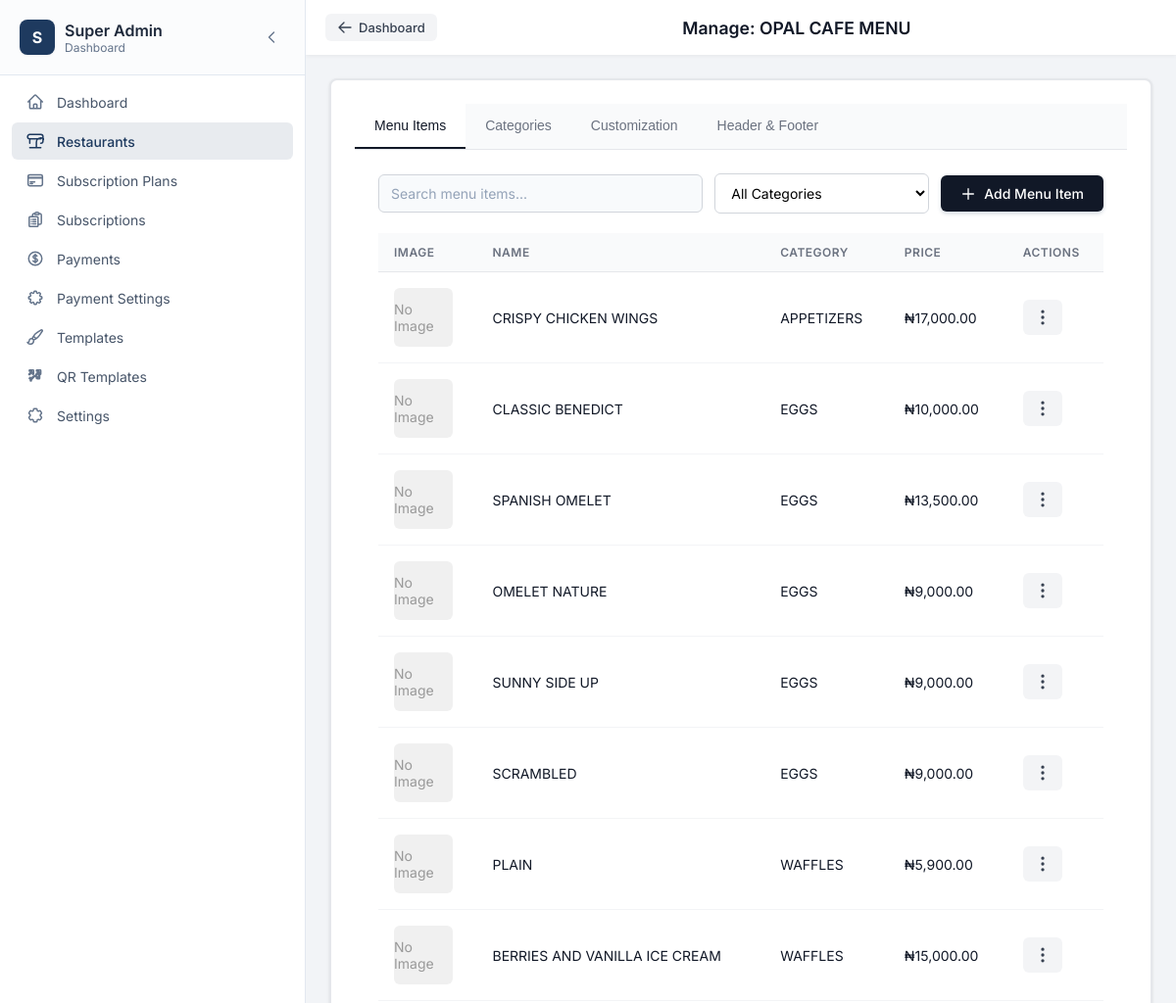
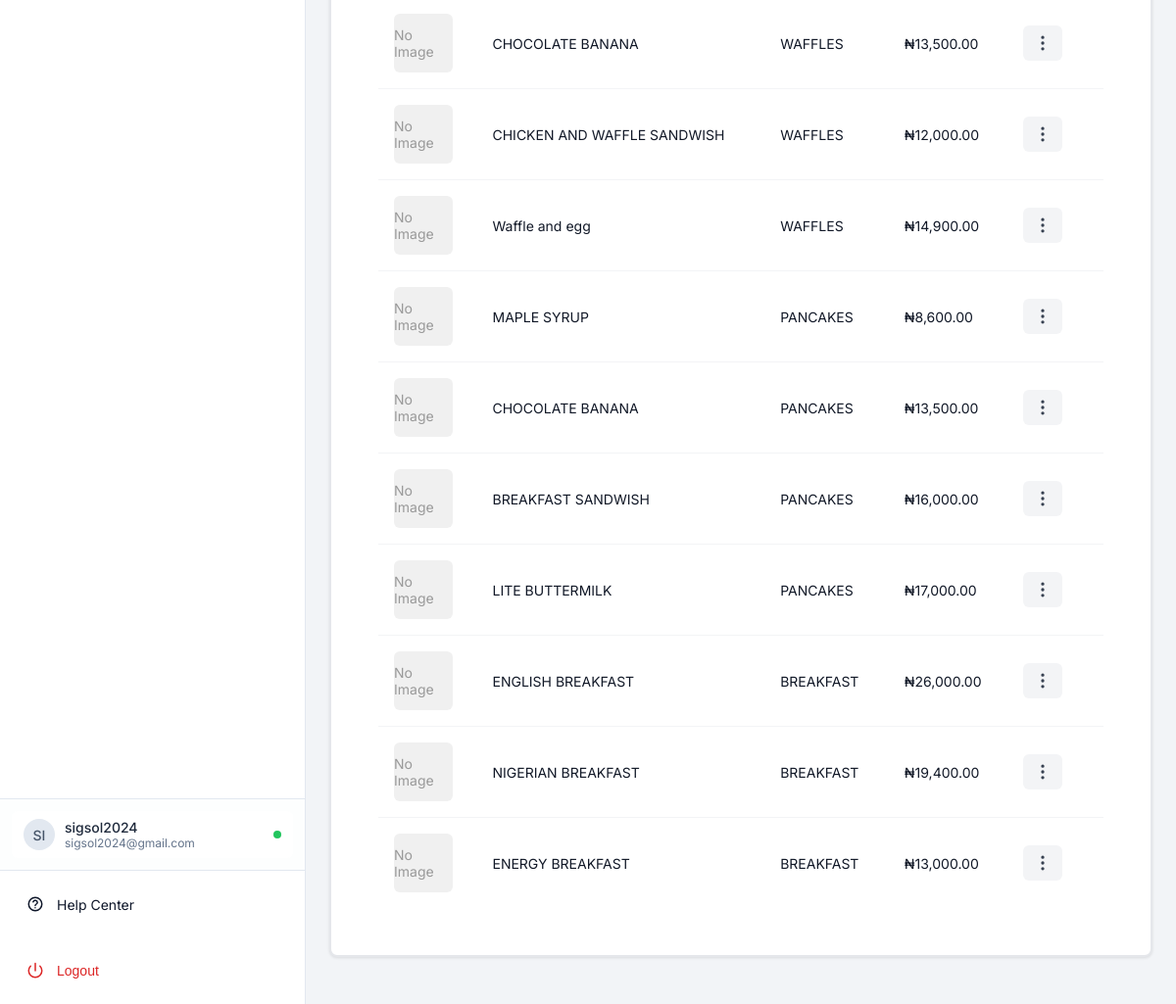
The page /admin/restaurant-view.php?slug=opal-cafe-menu (signed in) on the database its author committed (2 pictures, top to bottom).
### tables this page shows
CREATE TABLE `menu_items` (
  `id` int(11) NOT NULL,
  `restaurant_id` int(11) NOT NULL,
  `category_id` int(11) NOT NULL,
  `name` varchar(255) NOT NULL,
  `slug` varchar(255) NOT NULL,
  `description` text DEFAULT NULL,
  `price` decimal(10,2) NOT NULL,
  `image` varchar(255) DEFAULT NULL,
  `display_order` int(11) DEFAULT 0,
  `is_available` tinyint(1) DEFAULT 1,
  `created_at` timestamp NOT NULL DEFAULT current_timestamp(),
  `updated_at` timestamp NOT NULL DEFAULT current_timestamp() ON UPDATE current_timestamp()
);

CREATE TABLE `categories` (
  `id` int(11) NOT NULL,
  `restaurant_id` int(11) NOT NULL,
  `section_id` int(11) NOT NULL,
  `name` varchar(255) NOT NULL,
  `slug` varchar(255) NOT NULL,
  `image` varchar(255) DEFAULT NULL,
  `description` text DEFAULT NULL,
  `display_order` int(11) DEFAULT 0,
  `is_active` tinyint(1) DEFAULT 1,
  `created_at` timestamp NOT NULL DEFAULT current_timestamp(),
  `updated_at` timestamp NOT NULL DEFAULT current_timestamp() ON UPDATE current_timestamp()
);

### includes/functions.php (called while the page is built, shortened)
<?php
function formatPrice($price, $currency = '₦') {
    $p = (float) $price;
    return $currency . number_format($p, 2);
}

### admin/restaurant-view.php (the view, shortened to what this page needs)
<?php
require_once __DIR__ . '/../includes/functions.php';
$pdo = getDBConnection();
$restaurantSlug = $_GET['slug'] ?? '';
$restaurant = getRestaurantBySlug($restaurantSlug);
$restaurantId = $restaurant['id'];
$allMenuItems = [];
if ($pdo) {
    $stmt = $pdo->prepare("SELECT mi.*, c.name as category_name FROM menu_items mi LEFT JOIN categories c ON mi.category_id = c.id WHERE mi.restaurant_id = ? ORDER BY c.display_order ASC, mi.display_order ASC");
    $stmt->execute([$restaurantId]);
    $allMenuItems = $stmt->fetchAll();
}
$activeTab = $_GET['tab'] ?? 'menu';
include __DIR__ . '/../includes/admin-layout.php';
?>
        <div class="card">
            <div class="tabs">
                <button class="tab <?php echo $activeTab === 'menu' ? 'active' : ''; ?>" onclick="showTab('menu')">Menu Items</button>
                <button class="tab <?php echo $activeTab === 'categories' ? 'active' : ''; ?>" onclick="showTab('categories')">Categories</button>
                <button class="tab <?php echo $activeTab === 'customization' ? 'active' : ''; ?>" onclick="showTab('customization')">Customization</button>
                <button class="tab <?php echo $activeTab === 'header-footer' ? 'active' : ''; ?>" onclick="showTab('header-footer')">Header & Footer</button>
            </div>
            <div id="tab-menu" class="tab-content <?php echo $activeTab === 'menu' ? 'active' : ''; ?>">
                <div class="search-filter-bar">
                    <input type="text" id="menuSearch" class="search-input" placeholder="Search menu items...">
                    <select id="categoryFilter" class="category-filter">
                        <option value="all">All Categories</option>
                    </select>
                    <button onclick="openMenuItemModal()" class="btn btn-primary">
                        <svg xmlns="http://www.w3.org/2000/svg" fill="none" viewBox="0 0 24 24" stroke="currentColor">
                            <path stroke-linecap="round" stroke-linejoin="round" stroke-width="2" d="M12 4v16m8-8H4" />
                        </svg>
                        Add Menu Item
                    </button>
                </div>
                <table class="table">
                <thead>
                    <tr>
                        <th>Image</th>
                        <th>Name</th>
                        <th>Category</th>
                        <th>Price</th>
                        <th>Actions</th>
                    </tr>
                </thead>
                <tbody id="menuItemsTableBody">
                    <?php foreach ($allMenuItems as $item): ?>
                        <tr data-category-id="<?php echo $item['category_id']; ?>" data-item-name="<?php echo strtolower(htmlspecialchars($item['name'])); ?>">
                            <td>
                                <?php if ($item['image']): ?>
                                    <img src="<?php echo UPLOAD_URL . '/menu-items/' . htmlspecialchars($item['image']); ?>" alt="" class="menu-item-image">
                                <?php else: ?>
                                    <div class="menu-item-image" style="background: #f0f0f0; display: flex; align-items: center; justify-content: center; color: #999;">No Image</div>
                                <?php endif; ?>
                            </td>
                            <td><?php echo htmlspecialchars($item['name']); ?></td>
                            <td><?php echo htmlspecialchars($item['category_name'] ?? 'Uncategorized'); ?></td>
                            <td><?php echo formatPrice($item['price']); ?></td>
                            <td class="actions-cell">
                                <button class="actions-btn" type="button" title="Actions">
                                    <svg xmlns="http://www.w3.org/2000/svg" fill="none" viewBox="0 0 24 24" stroke="currentColor" width="20" height="20">
                                        <path stroke-linecap="round" stroke-linejoin="round" stroke-width="2" d="M12 5v.01M12 12v.01M12 19v.01M12 6a1 1 0 110-2 1 1 0 010 2zm0 7a1 1 0 110-2 1 1 0 010 2zm0 7a1 1 0 110-2 1 1 0 010 2z" />
                                    </svg>
                                </button>
                            </td>
                        </tr>
                    <?php endforeach; ?>
                </tbody>
            </table>
        </div>
        </div>
<?php include __DIR__ . '/../includes/admin-footer.php'; ?>

### includes/sidebar-admin.php (shortened to what this page needs)
<?php
$currentPage = basename($_SERVER['PHP_SELF']);
$userInfo = null;
if (isLoggedIn() && isSuperAdmin()) {
    $pdo = getDBConnection();
    if ($pdo) {
        $userId = getCurrentUserId();
        $stmt = $pdo->prepare("SELECT username, email FROM admins WHERE id = ?");
        $stmt->execute([$userId]);
        $userInfo = $stmt->fetch();
    }
}
$activeId = 'dashboard';
if ($currentPage === 'restaurant-view.php') {
    $activeId = 'restaurants';
}
$username = $_SESSION['username'] ?? 'Admin';
$userEmail = $userInfo['email'] ?? '';
$userInitials = strtoupper(substr($username, 0, 2));
?>
<aside class="sidebar-modern" id="sidebar">
    <div class="sidebar-header-modern">
        <div class="sidebar-logo-wrapper">
            <div class="sidebar-logo">
                <div class="logo-icon-modern">S</div>
                <div class="logo-text">
                    <span class="logo-title">Super Admin</span>
                    <span class="logo-subtitle">Dashboard</span>
                </div>
            </div>
        </div>
        <button
            onclick="toggleCollapse()"
            class="collapse-btn-modern"
            aria-label="Collapse sidebar"
        >
            <svg xmlns="http://www.w3.org/2000/svg" fill="none" viewBox="0 0 24 24" stroke-width="2" stroke="currentColor" class="collapse-icon">
                <path stroke-linecap="round" stroke-linejoin="round" d="M15.75 19.5L8.25 12l7.5-7.5" />
            </svg>
        </button>
    </div>
    <nav class="sidebar-nav">
        <ul class="nav-list">
            <?php foreach ($navItems as $item): ?>
                <?php $isActive = $activeId === $item['id']; ?>
                <li>
                    <a
                        href="<?php echo htmlspecialchars($item['href']); ?>"
                        class="nav-item <?php echo $isActive ? 'active' : ''; ?>"
                        title="<?php echo htmlspecialchars($item['name']); ?>"
                    >
                        <div class="nav-icon-wrapper">
                            <svg xmlns="http://www.w3.org/2000/svg" fill="none" viewBox="0 0 24 24" stroke-width="2" stroke="currentColor" class="nav-icon">
                                <path stroke-linecap="round" stroke-linejoin="round" d="<?php echo htmlspecialchars($item['icon']); ?>" />
                            </svg>
                        </div>
                        <span class="nav-text"><?php echo htmlspecialchars($item['name']); ?></span>
                    </a>
                </li>
            <?php endforeach; ?>
        </ul>
    </nav>
    <div class="sidebar-footer-modern">
        <div class="sidebar-profile">
            <?php if (!isset($_COOKIE['sidebar_collapsed']) || $_COOKIE['sidebar_collapsed'] !== 'true'): ?>
                <div class="profile-card">
                    <div class="profile-avatar"><?php echo htmlspecialchars($userInitials); ?></div>
                    <div class="profile-info">
                        <p class="profile-name"><?php echo htmlspecialchars($username); ?></p>
                        <p class="profile-role"><?php echo htmlspecialchars($userEmail ?: 'Administrator'); ?></p>
                    </div>
                    <div class="profile-status" title="Online"></div>
                </div>
            <?php endif; ?>
        </div>
        <div class="sidebar-logout">
            <a href="https://resmenu.net/contact" class="logout-btn help-btn" target="_blank" rel="noopener noreferrer" title="Help Center">
                <div class="nav-icon-wrapper" aria-hidden="true">
                    <svg xmlns="http://www.w3.org/2000/svg" fill="none" viewBox="0 0 24 24" stroke-width="2" stroke="currentColor" class="nav-icon">
                        <path stroke-linecap="round" stroke-linejoin="round" d="M9.09 9a3 3 0 015.82 1c0 2-3 2-3 4m.008 3h.01M21 12a9 9 0 11-18 0 9 9 0 0118 0z" />
                    </svg>
                </div>
                <span class="nav-text">Help Center</span>
            </a>
        </div>
        <div class="sidebar-logout">
            <form action="/admin/logout.php" method="post">
                <button type="submit" class="logout-btn" title="Logout">
                    <div class="nav-icon-wrapper" aria-hidden="true">
                        <svg xmlns="http://www.w3.org/2000/svg" fill="none" viewBox="0 0 24 24" stroke-width="2" stroke="currentColor" class="nav-icon logout-icon">
                            <path stroke-linecap="round" stroke-linejoin="round" d="M12 2v10m6.364-6.364a9 9 0 1 1-12.728 0" />
                        </svg>
                    </div>
                    <span class="nav-text">Logout</span>
                </button>
            </form>
        </div>
    </div>
</aside>

### assets/css/admin.css (style rules this page uses)
:root { --text-dark: #1F2937; --text-gray: #6B7280; --text-light: #9CA3AF; --bg-light: #F9FAFB; --border-light: #E5E7EB; --success-green: #059669; --success-bg: #D1FAE5; --error-red: #DC2626; --error-bg: #FEE2E2; --warning-bg: #F3F4F6; --warning-text: #4b5563; --chart-orange: #D97706; --chart-red: #B91C1C; --chart-brown: #92400E; --chart-yellow: #FDE68A; --chart-warm: #F59E0B; }
input, textarea, select { transition: all 0.2s; font-family: 'Inter', sans-serif; }
input::placeholder, textarea::placeholder { color: var(--text-light); }
.btn { transition: all 0.2s ease; font-family: 'Inter', sans-serif; font-weight: 600; display: inline-flex; align-items: center; justify-content: center; gap: 8px; cursor: pointer; border: none; text-decoration: none; }
.btn-primary { background: var(--primary); color: white; box-shadow: 0 2px 4px rgba(30, 58, 95, 0.2); }
.btn svg { width: 18px; height: 18px; }
.card { background: white; border-radius: 16px; box-shadow: 0 1px 3px rgba(0, 0, 0, 0.1); border: 2px solid var(--border-light); padding: 24px; transition: all 0.3s; }
* { transition-property: color, background-color, border-color, transform, box-shadow; transition-duration: 0.2s; transition-timing-function: ease; }
.tab-content { display: none; padding: 24px; }
.tab-content.active { display: block; }
.actions-cell { position: relative; }
.actions-btn { background: #f3f4f6; border: none; padding: 8px 10px; border-radius: 6px; cursor: pointer; font-size: 0.813rem; display: flex; align-items: center; justify-content: center; transition: background 0.2s; color: #374151; }

### admin/restaurant-view.php (style rules this page uses)
.card { background: #fff; border-radius: 8px; box-shadow: 0 1px 3px rgba(0, 0, 0, 0.1); margin-bottom: 24px; overflow: hidden; }
.tabs { display: flex; gap: 0; border-bottom: 1px solid #e5e7eb; background: #f9fafb; overflow-x: auto; }
.tab { padding: 14px 20px; background: transparent; border: none; border-bottom: 2px solid transparent; cursor: pointer; font-size: 0.875rem; font-weight: 500; color: #6b7280; transition: all 0.2s; white-space: nowrap; }
.tab.active { color: #111827; border-bottom-color: #111827; background: #fff; }
.tab-content { display: none; padding: 24px; }
.tab-content.active { display: block; }
.search-filter-bar { display: flex; gap: 12px; margin-bottom: 20px; flex-wrap: wrap; align-items: center; }
.search-input { flex: 1; min-width: 200px; padding: 10px 12px; border: 1px solid #d1d5db; border-radius: 6px; font-size: 0.875rem; transition: border-color 0.2s; }
.category-filter { padding: 10px 12px; border: 1px solid #d1d5db; border-radius: 6px; font-size: 0.875rem; background: white; transition: border-color 0.2s; }
.btn { padding: 10px 20px; border-radius: 6px; font-weight: 500; font-size: 0.875rem; cursor: pointer; border: none; text-decoration: none; display: inline-flex; align-items: center; gap: 8px; transition: background 0.2s; }
.btn svg { width: 16px; height: 16px; flex-shrink: 0; }
.btn-primary { background: #111827; color: #fff; }
.table { width: 100%; border-collapse: collapse; }
.table th { background: #f9fafb; padding: 12px 16px; text-align: left; font-size: 0.75rem; font-weight: 600; color: #6b7280; text-transform: uppercase; letter-spacing: 0.5px; border-bottom: 1px solid #e5e7eb; }
.table td { padding: 16px; border-bottom: 1px solid #f3f4f6; vertical-align: middle; font-size: 0.875rem; }
.table tr:last-child td { border-bottom: none; }
.menu-item-image { width: 60px; height: 60px; object-fit: cover; border-radius: 6px; }

### rows shown on the page
menu_items: shows "No Image", name "CRISPY CHICKEN WINGS", category.name "APPETIZERS", price "₦17,000.00"
menu_items: shows "No Image", name "CLASSIC BENEDICT", category.name "EGGS", price "₦10,000.00"
menu_items: shows "No Image", name "SPANISH OMELET", category.name "EGGS", price "₦13,500.00"
menu_items: shows "No Image", name "OMELET NATURE", category.name "EGGS", price "₦9,000.00"
menu_items: shows "No Image", name "SUNNY SIDE UP", category.name "EGGS", price "₦9,000.00"
menu_items: shows "No Image", name "SCRAMBLED", category.name "EGGS", price "₦9,000.00"
menu_items: shows "No Image", name "PLAIN", category.name "WAFFLES", price "₦5,900.00"
menu_items: shows "No Image", name "BERRIES AND VANILLA ICE CREAM", category.name "WAFFLES", price "₦15,000.00"
menu_items: shows "No Image", name "CHOCOLATE BANANA", category.name "WAFFLES", price "₦13,500.00"
menu_items: shows "No Image", name "CHICKEN AND WAFFLE SANDWISH", category.name "WAFFLES", price "₦12,000.00"
menu_items: shows "No Image", name "Waffle and egg", category.name "WAFFLES", price "₦14,900.00"
menu_items: shows "No Image", name "MAPLE SYRUP", category.name "PANCAKES", price "₦8,600.00"
menu_items: shows "No Image", name "CHOCOLATE BANANA", category.name "PANCAKES", price "₦13,500.00"
menu_items: shows "No Image", name "BREAKFAST SANDWISH", category.name "PANCAKES", price "₦16,000.00"
menu_items: shows "No Image", name "LITE BUTTERMILK", category.name "PANCAKES", price "₦17,000.00"
menu_items: shows "No Image", name "ENGLISH BREAKFAST", category.name "BREAKFAST", price "₦26,000.00"
menu_items: shows "No Image", name "NIGERIAN BREAKFAST", category.name "BREAKFAST", price "₦19,400.00"
menu_items: shows "No Image", name "ENERGY BREAKFAST", category.name "BREAKFAST", price "₦13,000.00"

### other values the page prints
$item['name'] "Dashboard"
$item['name'] "Restaurants"
$item['name'] "Subscription Plans"
$item['name'] "Subscriptions"
$item['name'] "Payments"
$item['name'] "Payment Settings"
$item['name'] "Templates"
$item['name'] "QR Templates"
$item['name'] "Settings"
$userInitials "SI"
$username "sigsol2024"
$userEmail ?: 'Administrator' "sigsol2024@gmail.com"
$pageTitle "Manage: OPAL CAFE MENU"
